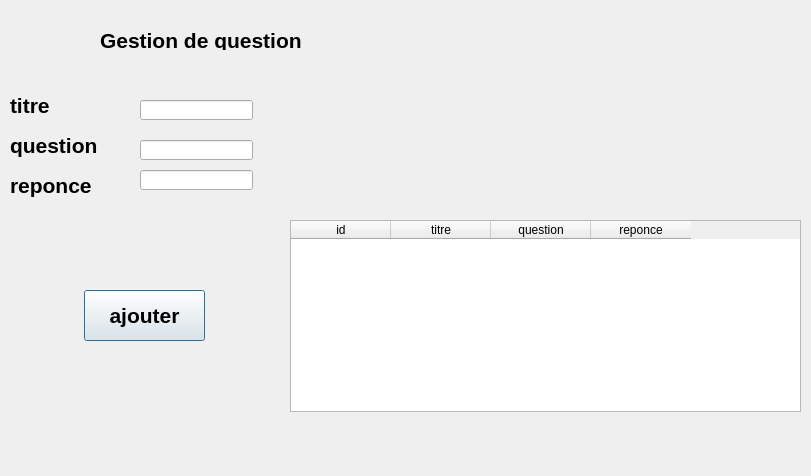
<?xml version="1.0" encoding="UTF-8"?>
<ui version="4.0">
 <class>Dialog</class>
 <widget class="QDialog" name="Dialog">
  <property name="geometry">
   <rect>
    <x>0</x>
    <y>0</y>
    <width>811</width>
    <height>476</height>
   </rect>
  </property>
  <property name="windowTitle">
   <string>Dialog</string>
  </property>
  <widget class="QLabel" name="label">
   <property name="geometry">
    <rect>
     <x>100</x>
     <y>30</y>
     <width>221</width>
     <height>20</height>
    </rect>
   </property>
   <property name="font">
    <font>
     <pointsize>16</pointsize>
     <weight>75</weight>
     <bold>true</bold>
    </font>
   </property>
   <property name="text">
    <string>Gestion de question</string>
   </property>
  </widget>
  <widget class="QLabel" name="label_2">
   <property name="geometry">
    <rect>
     <x>10</x>
     <y>90</y>
     <width>111</width>
     <height>31</height>
    </rect>
   </property>
   <property name="font">
    <font>
     <pointsize>16</pointsize>
     <weight>75</weight>
     <bold>true</bold>
    </font>
   </property>
   <property name="text">
    <string>titre</string>
   </property>
  </widget>
  <widget class="QLabel" name="label_3">
   <property name="geometry">
    <rect>
     <x>10</x>
     <y>120</y>
     <width>141</width>
     <height>51</height>
    </rect>
   </property>
   <property name="font">
    <font>
     <pointsize>16</pointsize>
     <weight>75</weight>
     <bold>true</bold>
    </font>
   </property>
   <property name="text">
    <string>question</string>
   </property>
  </widget>
  <widget class="QLineEdit" name="t">
   <property name="geometry">
    <rect>
     <x>140</x>
     <y>100</y>
     <width>113</width>
     <height>20</height>
    </rect>
   </property>
  </widget>
  <widget class="QLineEdit" name="q">
   <property name="geometry">
    <rect>
     <x>140</x>
     <y>140</y>
     <width>113</width>
     <height>20</height>
    </rect>
   </property>
  </widget>
  <widget class="QPushButton" name="aj">
   <property name="geometry">
    <rect>
     <x>84</x>
     <y>290</y>
     <width>121</width>
     <height>51</height>
    </rect>
   </property>
   <property name="font">
    <font>
     <pointsize>16</pointsize>
     <weight>75</weight>
     <bold>true</bold>
    </font>
   </property>
   <property name="text">
    <string>ajouter</string>
   </property>
  </widget>
  <widget class="QTableWidget" name="res">
   <property name="geometry">
    <rect>
     <x>290</x>
     <y>220</y>
     <width>511</width>
     <height>192</height>
    </rect>
   </property>
   <column>
    <property name="text">
     <string>id</string>
    </property>
   </column>
   <column>
    <property name="text">
     <string>titre</string>
    </property>
   </column>
   <column>
    <property name="text">
     <string>question</string>
    </property>
   </column>
   <column>
    <property name="text">
     <string>reponce</string>
    </property>
   </column>
  </widget>
  <widget class="QLabel" name="label_5">
   <property name="geometry">
    <rect>
     <x>10</x>
     <y>170</y>
     <width>91</width>
     <height>31</height>
    </rect>
   </property>
   <property name="font">
    <font>
     <pointsize>16</pointsize>
     <weight>75</weight>
     <bold>true</bold>
    </font>
   </property>
   <property name="text">
    <string>reponce</string>
   </property>
  </widget>
  <widget class="QLineEdit" name="r">
   <property name="geometry">
    <rect>
     <x>140</x>
     <y>170</y>
     <width>113</width>
     <height>20</height>
    </rect>
   </property>
  </widget>
 </widget>
 <resources/>
 <connections/>
</ui>
